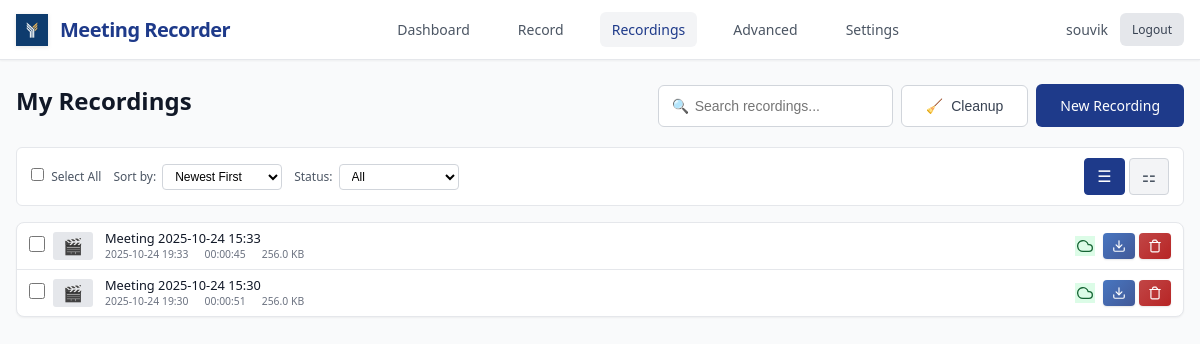
Screenshot of /recordings (signed in) with the database file from the repository.
### models.py (models this page shows, shortened)
class User(UserMixin, db.Model):
    id = db.Column(db.Integer, primary_key=True)
    username = db.Column(db.String(80), unique=True, nullable=False)
    email = db.Column(db.String(120), unique=True, nullable=False)
    password_hash = db.Column(db.String(128))
    created_at = db.Column(db.DateTime, default=datetime.utcnow)
    is_active = db.Column(db.Boolean, default=True)
    default_monitor = db.Column(db.String(200))  # Default monitor for recordings
    auto_delete_days = db.Column(db.Integer, default=30)  # Auto-delete recordings after N days
    recordings = db.relationship('Recording', backref='user', lazy=True)

class Recording(db.Model):
    id = db.Column(db.Integer, primary_key=True)
    title = db.Column(db.String(200), nullable=False)
    filename = db.Column(db.String(255), nullable=False)
    file_path = db.Column(db.String(500), nullable=False)
    file_size = db.Column(db.BigInteger, default=0)  # in bytes
    duration = db.Column(db.Integer, default=0)  # in seconds
    created_at = db.Column(db.DateTime, default=datetime.utcnow)
    started_at = db.Column(db.DateTime)
    ended_at = db.Column(db.DateTime)
    monitor_name = db.Column(db.String(200))
    resolution = db.Column(db.String(50))  # e.g., "1920x1080"
    uploaded = db.Column(db.Boolean, default=False)
    upload_url = db.Column(db.String(500))  # Legacy field - kept for compatibility
    video_url = db.Column(db.String(500))
    transcript_url = db.Column(db.String(500))
    thumbnail_url = db.Column(db.String(500))
    upload_status = db.Column(db.String(50), default='pending')  # pending, uploading, completed, failed
    upload_metadata = db.Column(db.Text)  # JSON metadata from upload
    user_id = db.Column(db.Integer, db.ForeignKey('user.id'), nullable=False)
    status = db.Column(db.String(50), default='completed')  # recording, processing, completed, failed
    @property
    def duration_formatted(self):
        if not self.duration:
            return "00:00:00"
        hours = self.duration // 3600
        minutes = (self.duration % 3600) // 60
        seconds = self.duration % 60
        return f"{hours:02d}:{minutes:02d}:{seconds:02d}"
    @property
    def file_size_formatted(self):
        if not self.file_size:
            return "0 B"
        size = self.file_size  # Work with a copy to avoid modifying the actual value
        for unit in ['B', 'KB', 'MB', 'GB']:
            if size < 1024:
                return f"{size:.1f} {unit}"
            size /= 1024
        return f"{size:.1f} TB"
    @property
    def sync_status(self):
        if self.upload_status == 'completed' and self.uploaded:
            return "Synced"
        elif self.upload_status == 'uploading':
            return "Uploading"
        elif self.upload_status == 'failed':
            return "Upload Failed"
        elif self.status == "failed":
            return "Recording Failed"
        elif self.status == "processing":
            return "Processing"
        else:
            return "Local Only"
    @property
    def sync_status_class(self):
        status = self.sync_status
        if status == "Synced":
            return "status-synced"
        elif status == "Uploading":
            return "status-uploading"
        elif "Failed" in status:
            return "status-failed"
        elif status == "Processing":
            return "status-processing"
        else:
            return "status-local"
    @property
    def resolved_file_path(self):
        if not self.file_path:
            return None
        current_dir = os.path.dirname(os.path.abspath(__file__))
        if os.path.isabs(self.file_path):
            filename = os.path.basename(self.file_path)
        else:
            filename = self.file_path
        resolved_path = os.path.join(current_dir, 'recordings', filename)
        return resolved_path
    @property
    def transcript_path(self):
        current_dir = os.path.dirname(os.path.abspath(__file__))
        recordings_dir = os.path.join(current_dir, 'recordings')
        safe_title = "".join(c for c in self.title if c.isalnum() or c in (' ', '-', '_')).rstrip()
        transcript_filename = f"{safe_title}_transcript.txt"
        transcript_path = os.path.join(recordings_dir, transcript_filename)
        if os.path.exists(transcript_path):
            return transcript_path
        resolved_path = self.resolved_file_path
        if resolved_path:
            old_transcript_path = os.path.splitext(resolved_path)[0] + '_transcript.txt'
            if os.path.exists(old_transcript_path):
                return old_transcript_path
        return transcript_path
    @property
    def has_transcript(self):
        transcript_path = self.transcript_path
        return transcript_path and os.path.exists(transcript_path)

### app.py (the view, shortened to what this page needs)
@app.route('/recordings')
@login_required
def recordings():
    page = request.args.get('page', 1, type=int)
    sort_by = request.args.get('sort', 'date_desc')
    status_filter = request.args.get('status', 'all')
    search_query = request.args.get('search', '').strip()
    query = Recording.query
    if search_query:
        query = query.filter(Recording.title.contains(search_query))
    if sort_by == 'date_asc':
        query = query.order_by(Recording.created_at.asc())
    elif sort_by == 'title':
        query = query.order_by(Recording.title.asc())
    elif sort_by == 'duration':
        query = query.order_by(Recording.duration.desc().nullslast())
    else:  # default: date_desc
        query = query.order_by(Recording.created_at.desc())
    recordings = query.paginate(page=page, per_page=10, error_out=False)
    return render_template('recordings.html', recordings=recordings)

### templates/recordings.html (shortened to what this page needs)
{% extends "base.html" %}
{% block content %}
<div class="page-header">
    <h1 class="page-title">My Recordings</h1>
    <div class="header-actions">
        <div class="search-box">
            <span class="search-icon">🔍</span>
            <input type="text" class="search-input" placeholder="Search recordings...">
        </div>
        <button onclick="cleanupOrphanedRecordings()" class="btn-secondary" title="Remove database entries without files">
            <span>🧹</span>
            Cleanup
        </button>
        <a href="/record" class="btn-primary">
            New Recording
        </a>
    </div>
</div>
<div class="filters">
    <div class="filter-group">
        <label class="filter-label">
            <input type="checkbox" id="selectAllCheckbox" onchange="toggleSelectAll()" style="margin-right: 0.25rem;">
            Select All
        </label>
    </div>
    <div class="filter-group">
        <label class="filter-label">Sort by:</label>
        <select class="filter-select" id="sortSelect">
            <option value="date_desc">Newest First</option>
        </select>
    </div>
    <div class="filter-group">
        <label class="filter-label">Status:</label>
        <select class="filter-select" id="statusSelect">
            <option value="all">All</option>
        </select>
    </div>
    <div class="view-toggles">
        <button class="view-toggle-btn active" onclick="setView('list')" title="List View">
            <span>☰</span>
        </button>
        <button class="view-toggle-btn" onclick="setView('grid')" title="Grid View">
            <span>⚏</span>
        </button>
    </div>
</div>
{% if recordings.items %}
    <div class="recordings-list active">
        {% for recording in recordings.items %}
        <div class="list-item" onclick="playRecording('{{ recording.id }}', event)">
            <div class="list-checkbox">
                <input type="checkbox" class="recording-checkbox"
                       data-recording-id="{{ recording.id }}"
                       data-recording-title="{{ recording.title }}"
                       onchange="updateSelectionCount()"
                       onclick="event.stopPropagation()">
            </div>
            <div class="list-thumbnail">
                {% if recording.file_path %}
                    🎬
                {% else %}
                    📹
                {% endif %}
            </div>
            <div class="list-info">
                <div class="list-title">{{ recording.title }}</div>
                <div class="list-meta">
                    <span>{{ recording.created_at.strftime('%Y-%m-%d %H:%M') }}</span>
                    <span>{{ recording.duration_formatted }}</span>
                    <span>{{ recording.file_size_formatted }}</span>
                </div>
            </div>
            <div class="list-actions">
                <span class="status-icon {{ recording.sync_status_class }}" title="{{ recording.sync_status }}">
                {% if recording.sync_status == 'Synced' %}
                    <svg width="16" height="16" viewBox="0 0 24 24" fill="none" stroke="currentColor" stroke-width="2" stroke-linecap="round" stroke-linejoin="round">
                        <path d="M18 10h-1.26A8 8 0 1 0 9 20h9a5 5 0 0 0 0-10z"/>
                    </svg>
                {% elif recording.sync_status == 'Completed' %}
                    <svg width="16" height="16" viewBox="0 0 24 24" fill="none" stroke="currentColor" stroke-width="2" stroke-linecap="round" stroke-linejoin="round">
                        <polyline points="20,6 9,17 4,12"/>
                    </svg>
                {% elif recording.sync_status == 'Processing' %}
                    <svg width="16" height="16" viewBox="0 0 24 24" fill="none" stroke="currentColor" stroke-width="2" stroke-linecap="round" stroke-linejoin="round" style="animation: spin 1s linear infinite;">
                        <path d="M21 12a9 9 0 11-6.219-8.56"/>
                    </svg>
                {% elif recording.sync_status == 'Failed' %}
                    <svg width="16" height="16" viewBox="0 0 24 24" fill="none" stroke="currentColor" stroke-width="2" stroke-linecap="round" stroke-linejoin="round">
                        <circle cx="12" cy="12" r="10"/>
                        <line x1="15" y1="9" x2="9" y2="15"/>
                        <line x1="9" y1="9" x2="15" y2="15"/>
                    </svg>
                {% endif %}
                </span>
                <a href="{{ url_for('download_recording', recording_id=recording.id) }}"
                   class="download-btn"
                   onclick="event.stopPropagation()"
                   title="Download video">
                    <svg width="16" height="16" viewBox="0 0 24 24" fill="none" stroke="currentColor" stroke-width="2" stroke-linecap="round" stroke-linejoin="round">
                        <path d="M21 15v4a2 2 0 0 1-2 2H5a2 2 0 0 1-2-2v-4"/>
                        <polyline points="7,10 12,15 17,10"/>
                        <line x1="12" y1="15" x2="12" y2="3"/>
                    </svg>
                </a>
                <button class="delete-btn"
                        onclick="deleteRecording({{ recording.id }}, '{{ recording.title }}')"
                        title="Delete recording">
                    <svg width="16" height="16" viewBox="0 0 24 24" fill="none" stroke="currentColor" stroke-width="2" stroke-linecap="round" stroke-linejoin="round">
                        <path d="M3 6h18"/>
                        <path d="M19 6v14c0 1-1 2-2 2H7c-1 0-2-1-2-2V6"/>
                        <path d="M8 6V4c0-1 1-2 2-2h4c0 1 1 2 2 2v2"/>
                    </svg>
                </button>
            </div>
        </div>
        {% endfor %}
    </div>
{% else %}
    <div class="empty-state">
        <div class="empty-icon">📹</div>
        <div class="empty-title">No recordings found</div>
        <p>You haven't created any recordings yet. Start by recording your first meeting!</p>
    </div>
{% endif %}
{% endblock %}

### templates/base.html (shortened to what this page needs)
<!DOCTYPE html>
<html lang="en">
<head>
</head>
<body>
    <header class="header">
        <div class="header-content">
            <a href="{{ url_for('dashboard') }}" class="logo">
                <img src="{{ url_for('static', filename='image.png') }}" alt="FYE Labs" class="logo-image">
                <span class="logo-text">Meeting Recorder</span>
            </a>
            <nav class="nav-menu">
                <a href="{{ url_for('dashboard') }}" class="nav-link {% if request.endpoint == 'dashboard' %}active{% endif %}">Dashboard</a>
                <a href="{{ url_for('record') }}" class="nav-link {% if request.endpoint == 'record' %}active{% endif %}">Record</a>
                <a href="{{ url_for('recordings') }}" class="nav-link {% if request.endpoint == 'recordings' %}active{% endif %}">Recordings</a>
                <a href="{{ url_for('admin_dashboard') }}" class="nav-link {% if request.endpoint.startswith('admin_') %}active{% endif %}">Advanced</a>
                <a href="{{ url_for('settings') }}" class="nav-link {% if request.endpoint == 'settings' %}active{% endif %}">Settings</a>
            </nav>
            <div class="user-menu">
                <span class="user-info">{{ current_user.username }}</span>
                <a href="/logout" class="logout-btn">Logout</a>
            </div>
        </div>
    </header>
    <main class="container">
        {% block content %}{% endblock %}
    </main>
</body>
</html>

### rows the page displays
User: username "souvik"
Recording: title "Meeting 2025-10-24 15:33", created_at "2025-10-24 19:33", duration_formatted "00:00:45", file_size_formatted "256.0 KB", upload_status "completed" (drawn)
Recording: title "Meeting 2025-10-24 15:30", created_at "2025-10-24 19:30", duration_formatted "00:00:51", file_size_formatted "256.0 KB", upload_status "completed" (drawn)
